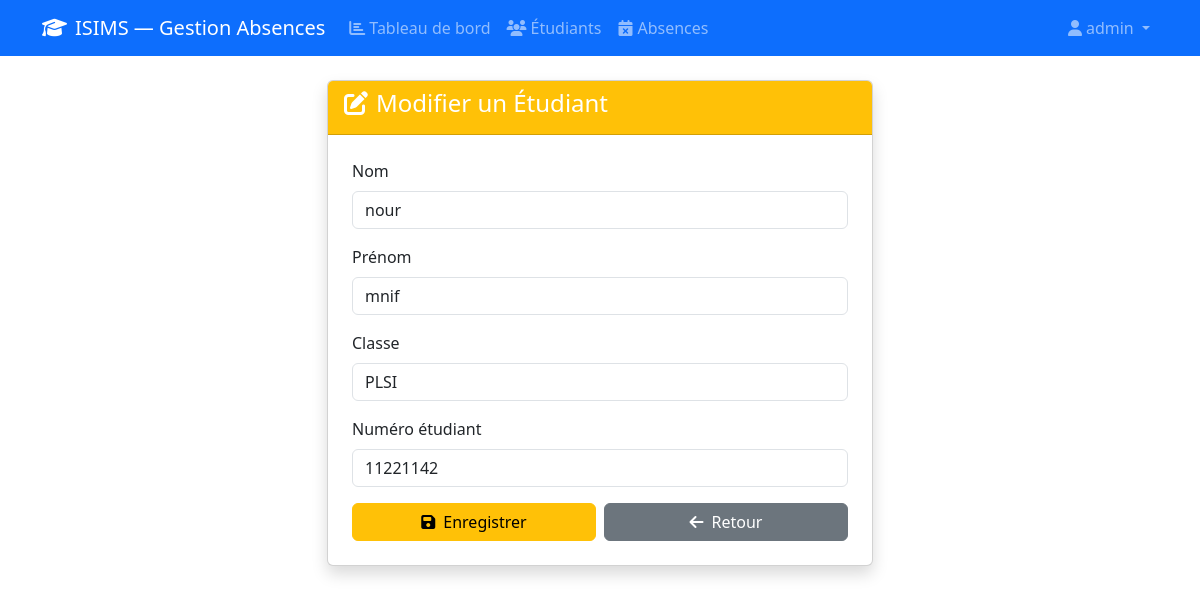
The page /etudiants/modifier/1 (signed in) on the database its author committed.
### models.py (models this page shows, shortened)
class User(UserMixin, db.Model):
    __tablename__ = 'users'
    id = db.Column(db.Integer, primary_key=True)
    nom = db.Column(db.String(150), nullable=False)
    email = db.Column(db.String(100), unique=True, nullable=False)
    password_hash = db.Column(db.String(200), nullable=False)
    role = db.Column(db.String(20), default='enseignant')

class Etudiant(db.Model):
    __tablename__ = 'etudiants'
    id = db.Column(db.Integer, primary_key=True)
    nom = db.Column(db.String(50), nullable=False)
    prenom = db.Column(db.String(50), nullable=False)
    classe = db.Column(db.String(50), nullable=False)
    num_etudiant = db.Column(db.String(20), unique=True, nullable=False)

### routes/etudiants.py (the view, shortened to what this page needs)
@bp.route('/etudiants/modifier/<int:id>', methods=['GET', 'POST'])
@login_required
def modifier(id):
    if current_user.role not in ['admin', 'administration']:
        flash('Accès refusé !', 'danger')
        return redirect(url_for('dashboard.index'))
    etudiant = Etudiant.query.get_or_404(id)
    return render_template('etudiants/modifier.html', etudiant=etudiant)

### app.py (called while the page is built)
@login_manager.user_loader
def load_user(user_id):
    return User.query.get(int(user_id))

### templates/etudiants/modifier.html
{% extends 'base.html' %}
{% block content %}
<div class="row justify-content-center">
    <div class="col-md-6">
        <div class="card shadow">
            <div class="card-header bg-warning text-white">
                <h4><i class="fas fa-edit me-2"></i>Modifier un Étudiant</h4>
            </div>
            <div class="card-body p-4">
                <form method="POST">
                    <div class="mb-3">
                        <label class="form-label">Nom</label>
                        <input type="text" name="nom" class="form-control" value="{{ etudiant.nom }}" required>
                    </div>
                    <div class="mb-3">
                        <label class="form-label">Prénom</label>
                        <input type="text" name="prenom" class="form-control" value="{{ etudiant.prenom }}" required>
                    </div>
                    <div class="mb-3">
                        <label class="form-label">Classe</label>
                        <input type="text" name="classe" class="form-control" value="{{ etudiant.classe }}" required>
                    </div>
                    <div class="mb-3">
                        <label class="form-label">Numéro étudiant</label>
                        <input type="text" name="num_etudiant" class="form-control" value="{{ etudiant.num_etudiant }}" required>
                    </div>
                    <div class="d-flex gap-2">
                        <button type="submit" class="btn btn-warning w-100">
                            <i class="fas fa-save me-2"></i>Enregistrer
                        </button>
                        <a href="{{ url_for('etudiants.liste') }}" class="btn btn-secondary w-100">
                            <i class="fas fa-arrow-left me-2"></i>Retour
                        </a>
                    </div>
                </form>
            </div>
        </div>
    </div>
</div>
{% endblock %}

### templates/base.html (shortened to what this page needs)
<!DOCTYPE html>
<html lang="fr">
<head>
    <link href="https://cdn.jsdelivr.net/npm/bootstrap@5.3.0/dist/css/bootstrap.min.css" rel="stylesheet">
    <link href="https://cdnjs.cloudflare.com/ajax/libs/font-awesome/6.4.0/css/all.min.css" rel="stylesheet">
    <link rel="stylesheet" href="{{ url_for('static', filename='css/style.css') }}">
</head>
<body>
<nav class="navbar navbar-expand-lg navbar-dark bg-primary">
    <div class="container">
        <a class="navbar-brand" href="{{ url_for('dashboard.index') }}">
            <i class="fas fa-graduation-cap me-2"></i>ISIMS — Gestion Absences
        </a>
        <div class="collapse navbar-collapse" id="navbarNav">
            <ul class="navbar-nav me-auto">
                {% if current_user.is_authenticated %}
                    <li class="nav-item">
                        <a class="nav-link" href="{{ url_for('dashboard.index') }}">
                            <i class="fas fa-chart-bar me-1"></i>Tableau de bord
                        </a>
                    </li>
                    {% if current_user.role in ['admin', 'administration'] %}
                    <li class="nav-item">
                        <a class="nav-link" href="{{ url_for('etudiants.liste') }}">
                            <i class="fas fa-users me-1"></i>Étudiants
                        </a>
                    </li>
                    {% endif %}
                    <li class="nav-item">
                        <a class="nav-link" href="{{ url_for('absences.ajouter') }}">
                            <i class="fas fa-calendar-times me-1"></i>Absences
                        </a>
                    </li>
                {% endif %}
            </ul>
            <ul class="navbar-nav">
                {% if current_user.is_authenticated %}
                    <li class="nav-item dropdown">
                        <a class="nav-link dropdown-toggle" href="#" data-bs-toggle="dropdown">
                            <i class="fas fa-user me-1"></i>{{ current_user.nom }}
                        </a>
                    </li>
                {% else %}
                    <li class="nav-item">
                        <a class="nav-link" href="{{ url_for('auth.login') }}">Connexion</a>
                    </li>
                {% endif %}
            </ul>
        </div>
    </div>
</nav>
<div class="container mt-4">
    {% block content %}{% endblock %}
</div>
</body>
</html>

### rows shown on the page
User: nom "admin"
Etudiant: nom "nour", prenom "mnif", classe "PLSI", num_etudiant "11221142"
